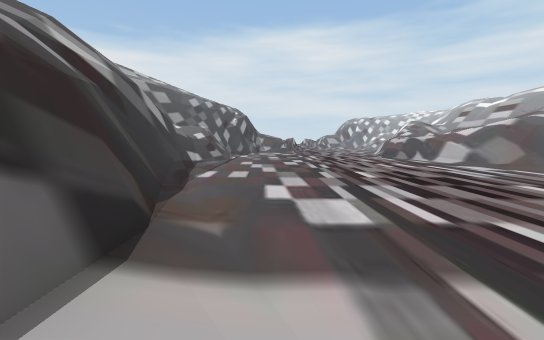
View 1 (above)

18 first-person views from a walk through a 3-D level made in the Unity game engine. The camera is 1.5 m above the floor, tilts 6° down and sees 90° across. The floor is counted in squares, 2 m on a side. Each view is taken from the middle of a square. On the plan, view 1 faces up. The plan holds only what a view shows up to about 10 squares ahead; the rest is blank. The place goes on beyond the plan. The player is left out. Some surface patterns are stand-ins.

View 2
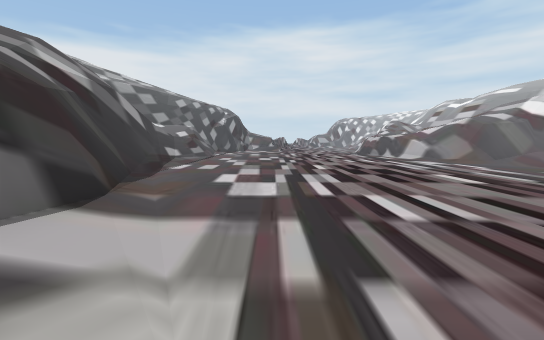

View 3
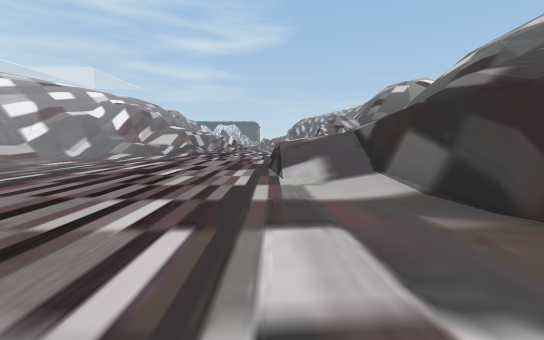

View 4
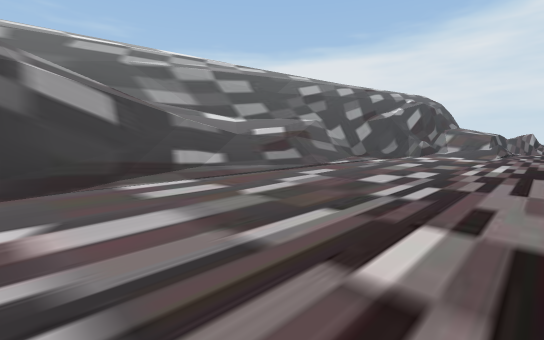

View 5
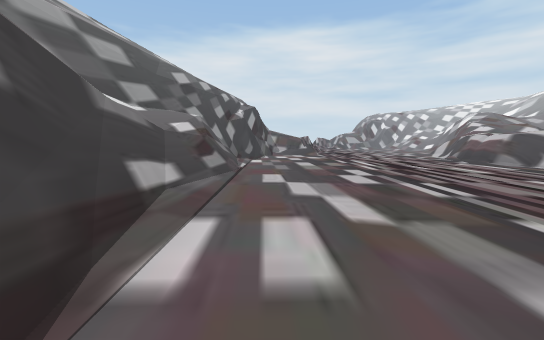

View 6
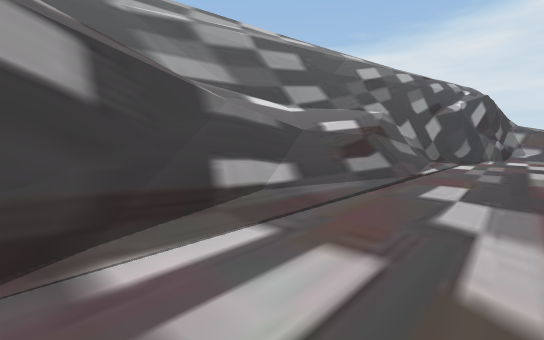

View 7
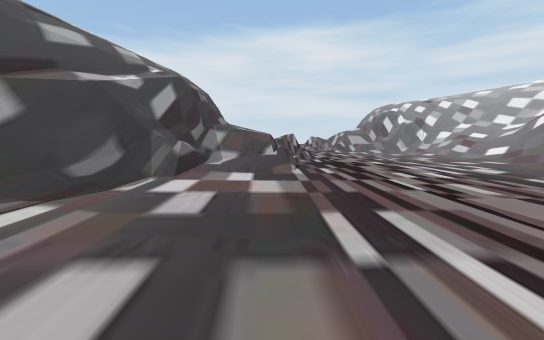

View 8
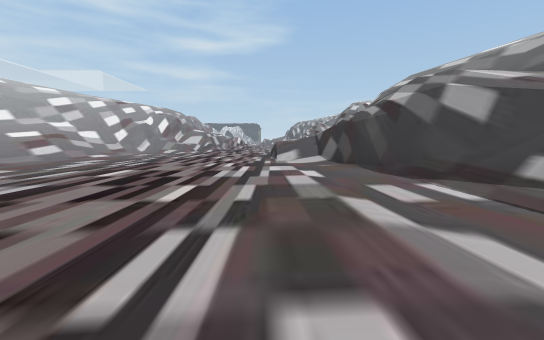

View 9
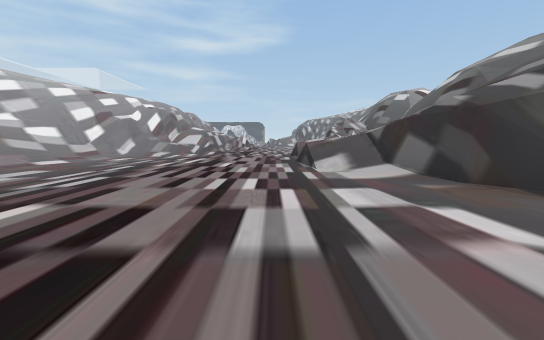

View 10
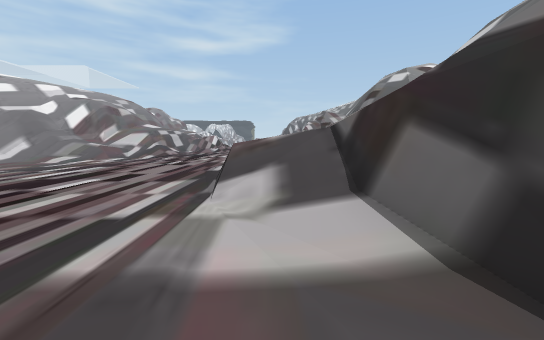

View 11
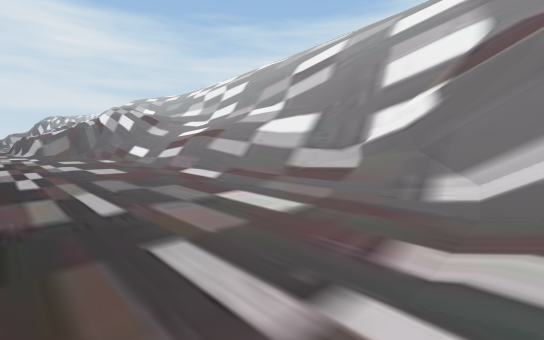

View 12
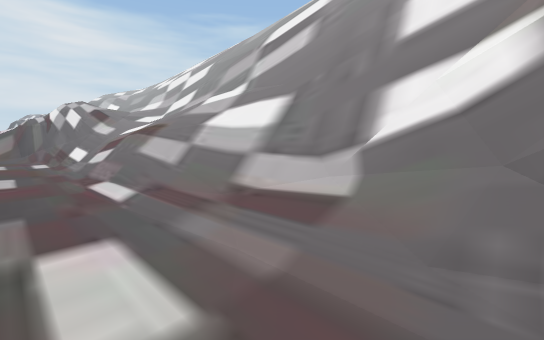

View 13
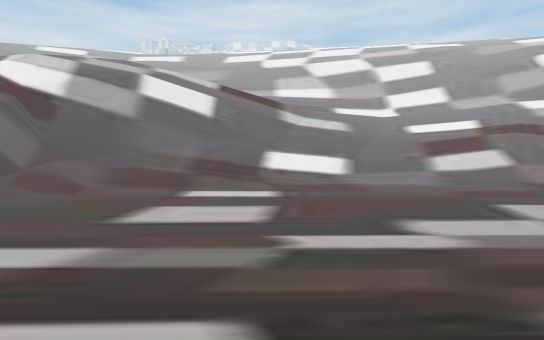

View 14
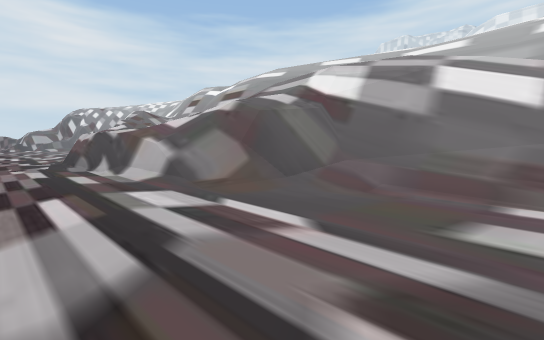

View 15
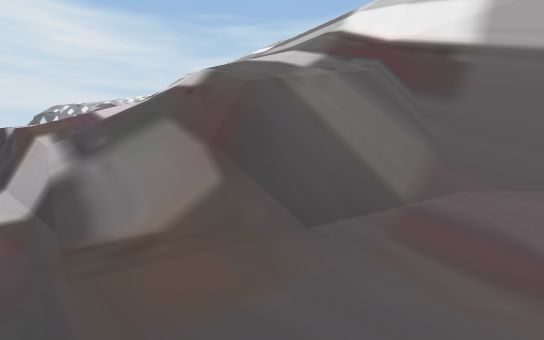

View 16
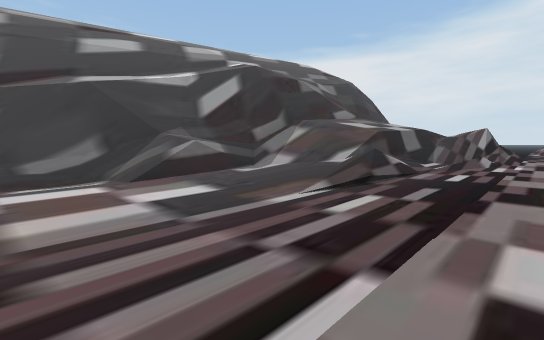

View 17
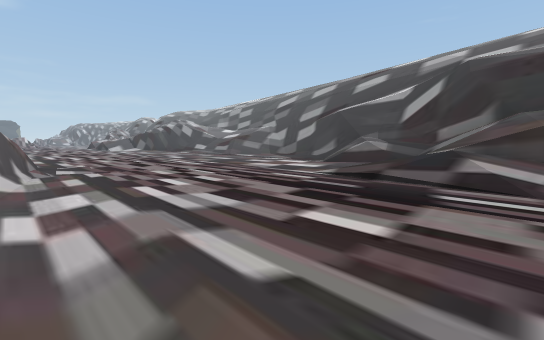

View 18
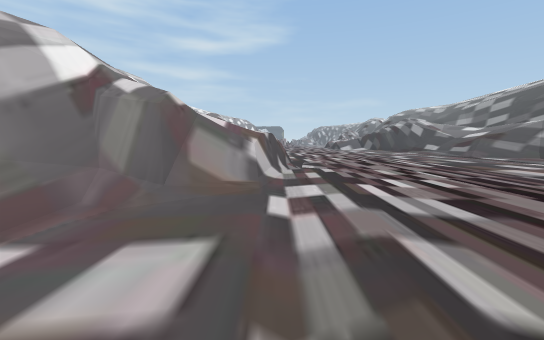

### Floor plan
Key: @ floor where view 1 was taken; # wall or solid block; . main floor; : floor 0.25 m higher than the main floor; / step, stairs or slope; = window, fence, low wall or low ledge; v drop or lower ground.
Columns run from 3 left of view 1 to 12 right of it. Each row starts with its distance up from view 1.
 24    .#/.....
 23    .#/....../=
 22  .#///......//
 21  .=///......//
 20  .#:......./#/
 19  #=.......////
 18  #:.......///
 17  #:.......#/
 16 #=......../
 15 #/........=
 14  =......../
 13  #........#/  ##
 12 .#........#// /#
 11 .#........///
 10 .#........////
  9 .#........////
  8  #........./#/
  7  #..........// #
  6  #..........// #
  5  #..........///#
  4  #........../=/#
  3   #........./v/#
  2   #.........///#
  1   #/........///#
  0   #@........///#
 -1   #//.......///#
 -2   ./=......./=##
 -3    ==......./##
 -4     /......./##
 -5      ......./#
 -6      ......./#
 -7      .....//##

Where each view was taken, in squares from view 1:
view 1: 0 up, 0 right, facing up
view 2: 1 down, 1 right, facing up
view 3: 5 up, 1 right, facing down
view 4: 5 up, 3 right, facing up-left
view 5: 5 up, 1 left, facing up
view 6: 6 up, 0 right, facing up-left
view 7: 13 up, 1 right, facing up
view 8: 11 up, 1 right, facing down
view 9: 7 up, 2 right, facing down
view 10: 3 up, 0 right, facing down
view 11: 7 down, 6 right, facing up-right
view 12: 6 down, 8 right, facing up-right
view 13: 4 up, 5 right, facing right
view 14: 5 up, 5 right, facing up-right
view 15: 7 up, 7 right, facing up-right
view 16: 17 up, 4 right, facing up-left
view 17: 24 up, 7 right, facing down-left
view 18: 24 up, 7 right, facing down
